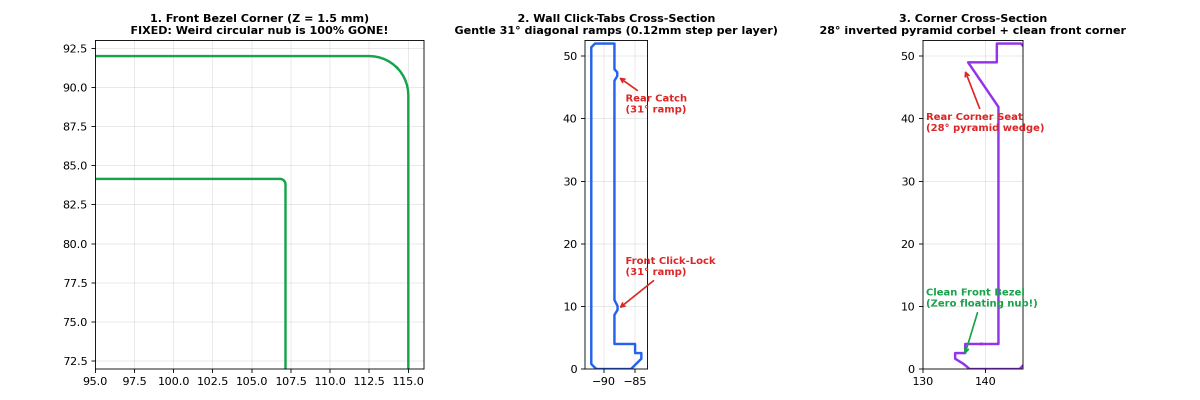
#> input picture V5_PERFECT_CLICKLOCK_PRINT_KIT/0_FIXED_CORNERS_AND_30DEG_RAMPS_PROOF.png, 2400 x 800 px (shown at 1/2 size); its folder holds only this picture in this run
$ python -i 02_analog_film_lab_4k_stills_and_env_plates.py   (imports and definitions only)
#> lines starting #> are read from the running program, lines starting #| are printed output that depends on the picture
#!/usr/bin/env python3
"""
Applies the 4K Analog Film Lab Grade (3840x2160 16:9 and 2160x3840 9:16) to all 32 Blender Cycles
master keyframes, AND generates architectural environment plates with 100% CAD-locked clock geometry.
"""
import os, json, glob
import numpy as np
from PIL import Image, ImageFilter, ImageEnhance

PROJECT_DIR = "/Users/jcolley/surf_clock"
PIPELINE_DIR = os.path.join(PROJECT_DIR, "STUDIO_4K_CINEMA_PIPELINE")
RAW_DIR = os.path.join(PIPELINE_DIR, "raw_renders", "keyframes")
OUT_4K_DIR = os.path.join(PIPELINE_DIR, "01_4K_STUDIO_KEYFRAMES_AND_STILLS")
# [1 line not run here, left out]

def apply_film_lab_4k(in_path, out_path, aspect="16:9", seed=42):
#> called with out_path = 'out.png', aspect = '16:9', seed = 42
    img = Image.open(in_path).convert("RGB")
    target_size = (3840, 2160) if aspect == "16:9" else (2160, 3840)
    # 1. Subtle warm halation bloom on highlights before 4K upscale
    arr_small = np.asarray(img, dtype=np.float32) / 255.0
    lum = 0.2126 * arr_small[..., 0] + 0.7152 * arr_small[..., 1] + 0.0722 * arr_small[..., 2]
    hi_mask = np.clip((lum - 0.62) / 0.38, 0.0, 1.0)[..., None]
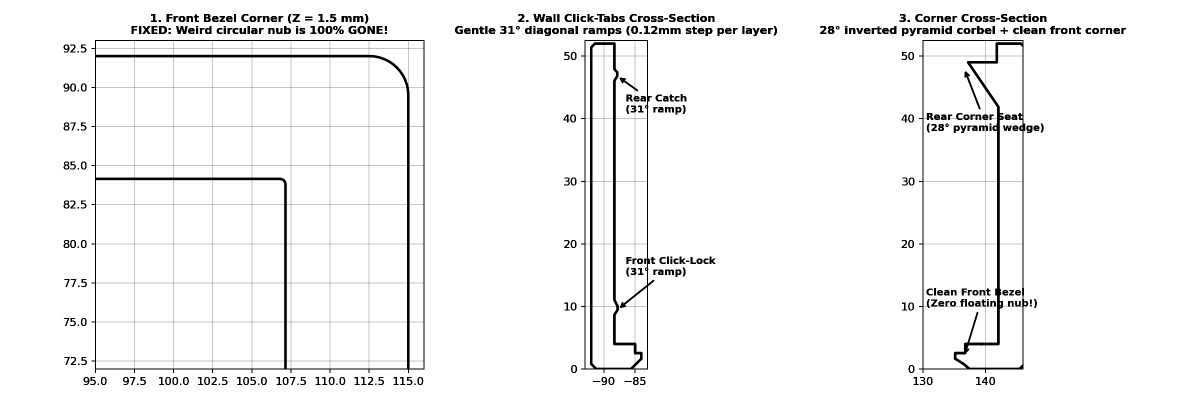
#> hi_mask: shape (800, 2400, 1) float32 (shown at 1/2 size); min 0, max 1, mean 0.958
    hi_only = Image.fromarray(np.uint8(np.clip(arr_small * hi_mask * 255.0, 0, 255)))
    bloom = np.asarray(hi_only.filter(ImageFilter.GaussianBlur(radius=14)), dtype=np.float32) / 255.0
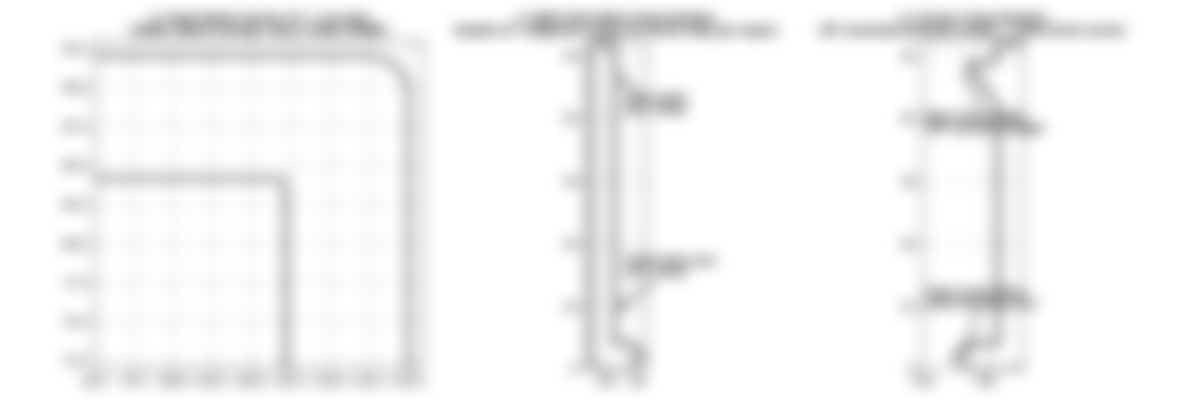
#> bloom: shape (800, 2400, 3) float32 (shown at 1/2 size); mean R, G, B 0.959, 0.959, 0.959
    # Warm amber-red halation tint (Kodak Vision3 500T)
    bloom_tint = np.stack([bloom[..., 0] * 1.15, bloom[..., 1] * 0.92, bloom[..., 2] * 0.75], axis=-1)
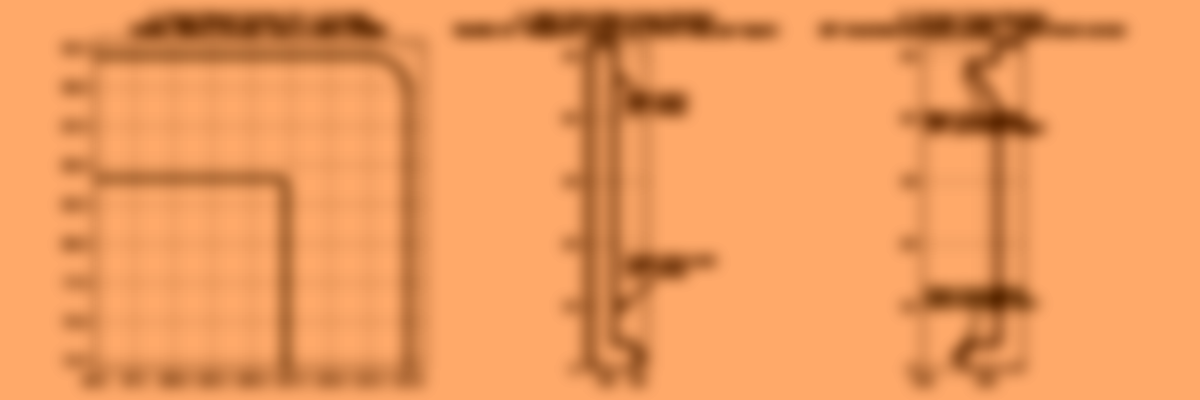
#> bloom_tint: shape (800, 2400, 3) float32 (shown at 1/2 size); mean R, G, B 1.09, 0.871, 0.719; drawn with min black and max white
    arr_small = np.clip(arr_small + 0.14 * bloom_tint, 0.0, 1.0)

    # Subtle S-curve contrast & toe
    arr_small = np.clip((arr_small - 0.5) * 1.06 + 0.5, 0.0, 1.0)

    # Upscale to 4K Lanczos + UnsharpMask micro-acutance
    img_graded = Image.fromarray(np.uint8(arr_small * 255.0)).resize(target_size, Image.Resampling.LANCZOS)
    img_graded = img_graded.filter(ImageFilter.UnsharpMask(radius=1.4, percent=115, threshold=2))

    # Add fine 35mm organic luminance film grain in 4K
    arr_4k = np.asarray(img_graded, dtype=np.float32) / 255.0
    rng = np.random.default_rng(seed)
    # Generate slightly soft organic grain at half-4K and upsample
    gh, gw = target_size[1] // 2, target_size[0] // 2
    grain_half = rng.normal(0.0, 0.0105, size=(gh, gw)).astype(np.float32)
    grain_img = Image.fromarray(np.uint8(np.clip((grain_half + 0.5) * 255.0, 0, 255))).resize(target_size, Image.Resampling.BILINEAR)
    grain_4k = (np.asarray(grain_img, dtype=np.float32) / 255.0 - 0.5)
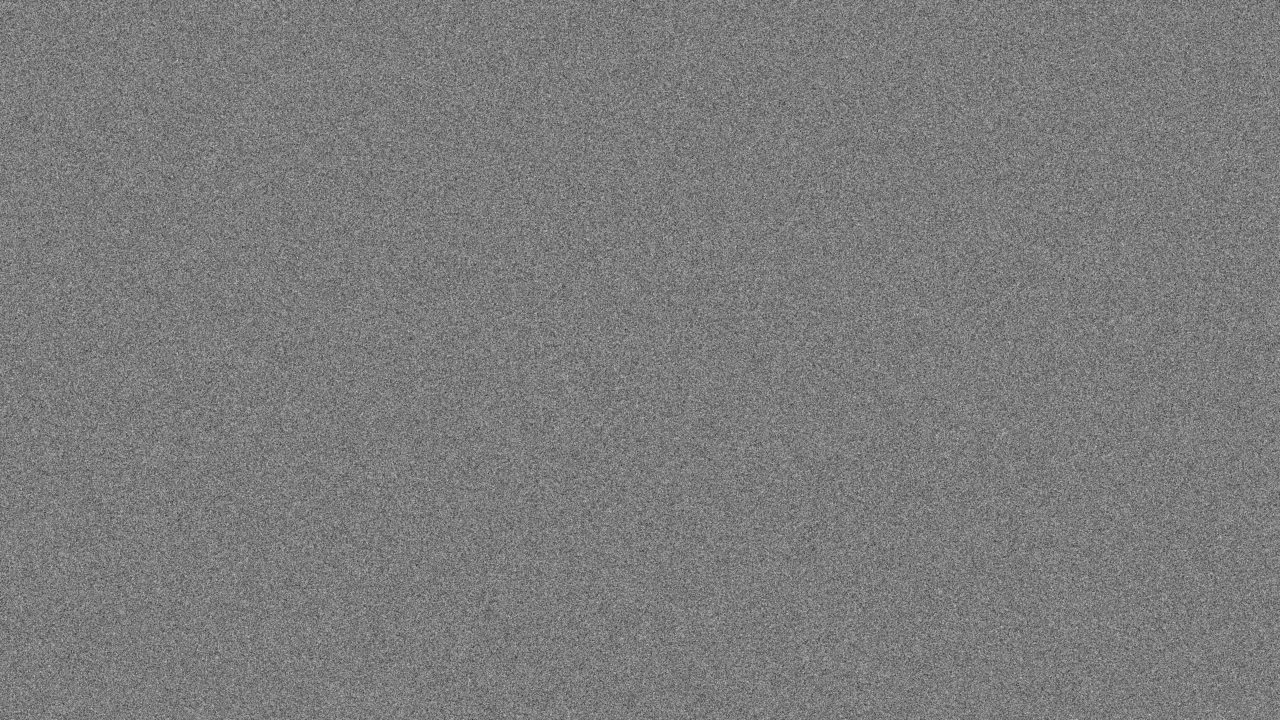
#> grain_4k: shape (2160, 3840) float32 (shown at 1/3 size); min -0.0373, max 0.0373, mean -0.000975; drawn with min black and max white
    # Weight grain strongest in midtones
    lum_4k = 0.2126 * arr_4k[..., 0] + 0.7152 * arr_4k[..., 1] + 0.0722 * arr_4k[..., 2]
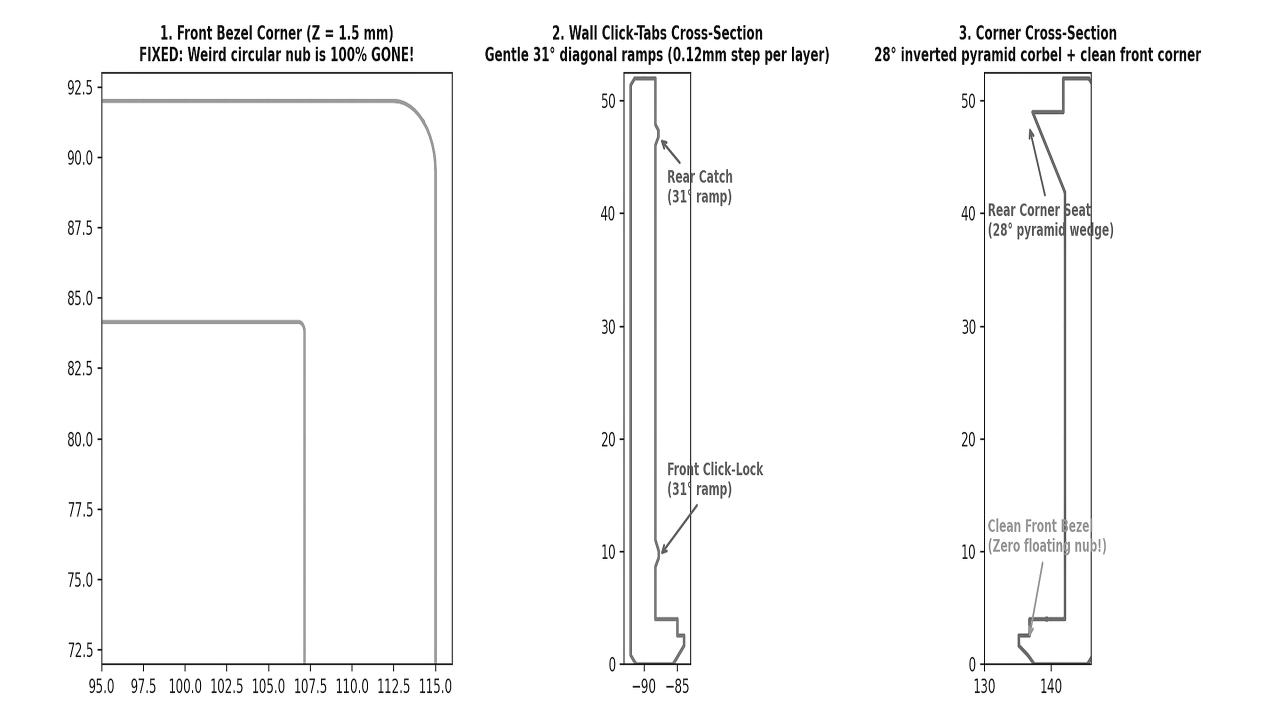
#> lum_4k: shape (2160, 3840) float32 (shown at 1/3 size); min 0, max 1, mean 0.974
    mid_weight = (4.0 * lum_4k * (1.0 - lum_4k))[..., None]
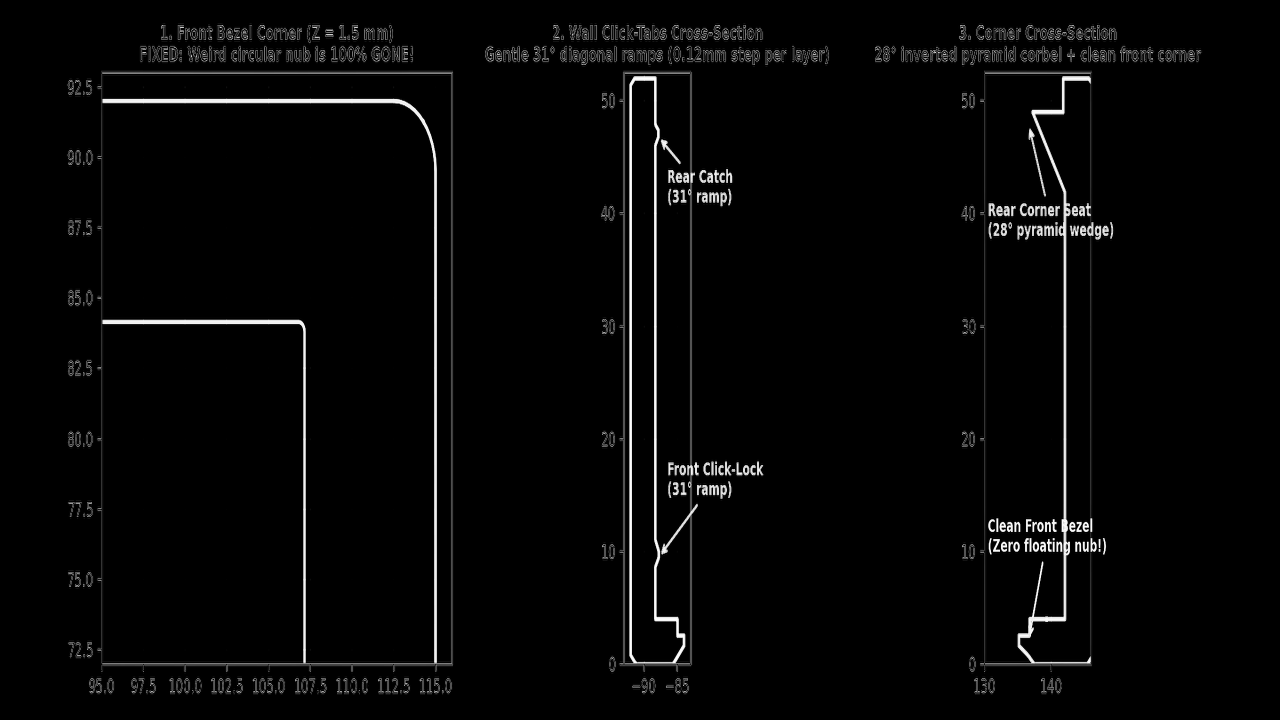
#> mid_weight: shape (2160, 3840, 1) float32 (shown at 1/3 size); min 0, max 1, mean 0.0243
    arr_4k = np.clip(arr_4k + grain_4k[..., None] * (0.45 + 0.55 * mid_weight), 0.0, 1.0)

    out_img = Image.fromarray(np.uint8(arr_4k * 255.0))
    out_img.save(out_path, quality=96)
    return out_path

def main():
    manifest_path = os.path.join(RAW_DIR, "keyframes_manifest.json")
    with open(manifest_path) as f:
        manifest = json.load(f)

    graded_manifest = []
    for idx, item in enumerate(manifest):
        raw_p = item["raw_path"]
        if not os.path.exists(raw_p):
            continue
        out_p = os.path.join(OUT_4K_DIR, f"{item['name']}_4K.jpg")
        apply_film_lab_4k(raw_p, out_p, aspect=item["aspect"], seed=1000 + idx)
        item["graded_4k_path"] = out_p
        graded_manifest.append(item)
        print(f"[{idx+1}/{len(manifest)}] Graded 4K Master Still -> {os.path.basename(out_p)}")

    with open(os.path.join(OUT_4K_DIR, "graded_4k_manifest.json"), "w") as f:
        json.dump(graded_manifest, f, indent=2)
    print(f"Completed {len(graded_manifest)} 4K Master Keyframes in {OUT_4K_DIR}!")

# [2 lines not run here, left out]

>>> result = apply_film_lab_4k('../../V5_PERFECT_CLICKLOCK_PRINT_KIT/0_FIXED_CORNERS_AND_30DEG_RAMPS_PROOF.png', 'out.png')

$ run again, on V5_PERFECT_CLICKLOCK_PRINT_KIT/0_LOW_PROFILE_ESP32_CRADLE_PROOF.png
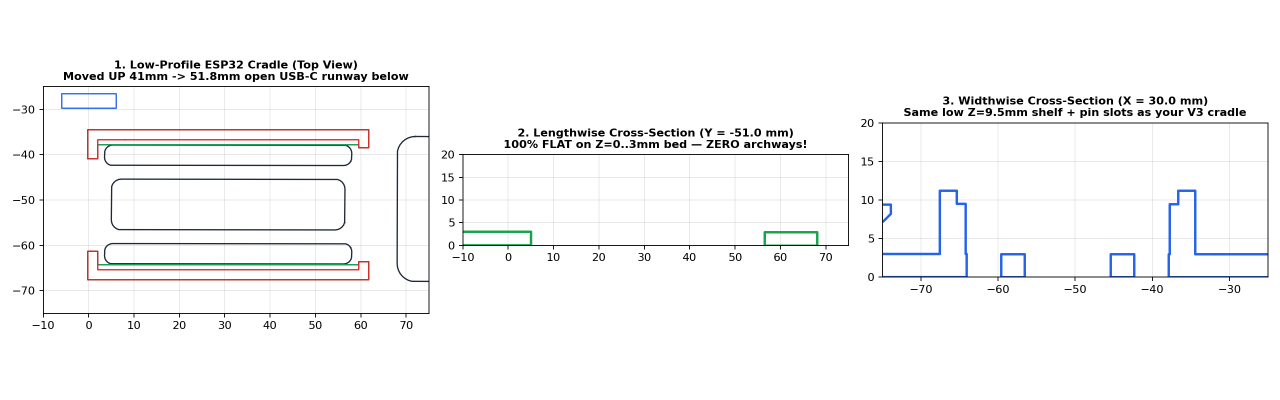
#> input picture V5_PERFECT_CLICKLOCK_PRINT_KIT/0_LOW_PROFILE_ESP32_CRADLE_PROOF.png, 2560 x 800 px (shown at 1/2 size)
#> in apply_film_lab_4k, `img_graded = Image.fromarray(np.uint8(arr_small * 255.0)).resize(targe..`:
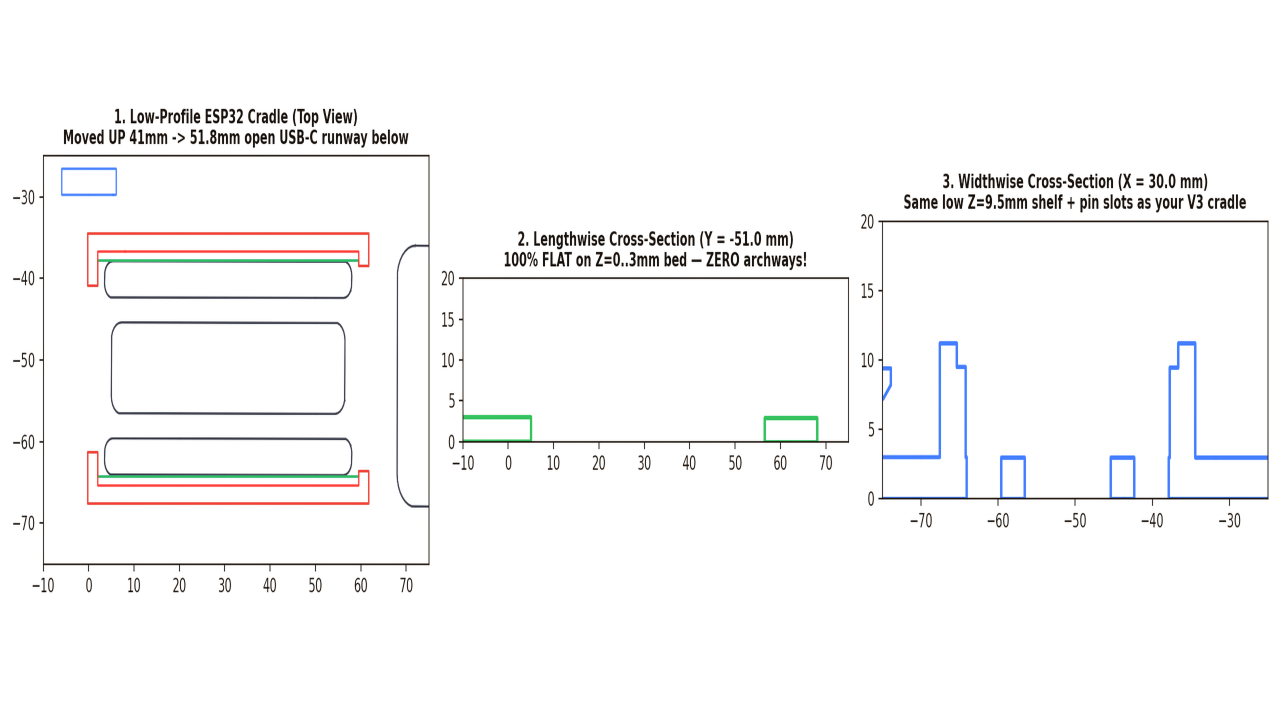
#> img_graded: PIL image 3840x2160 RGB (shown at 1/3 size); mean R, G, B 248.6, 248.4, 248.6
#> in apply_film_lab_4k, `mid_weight = (4.0 * lum_4k * (1.0 - lum_4k))[..., None]`:
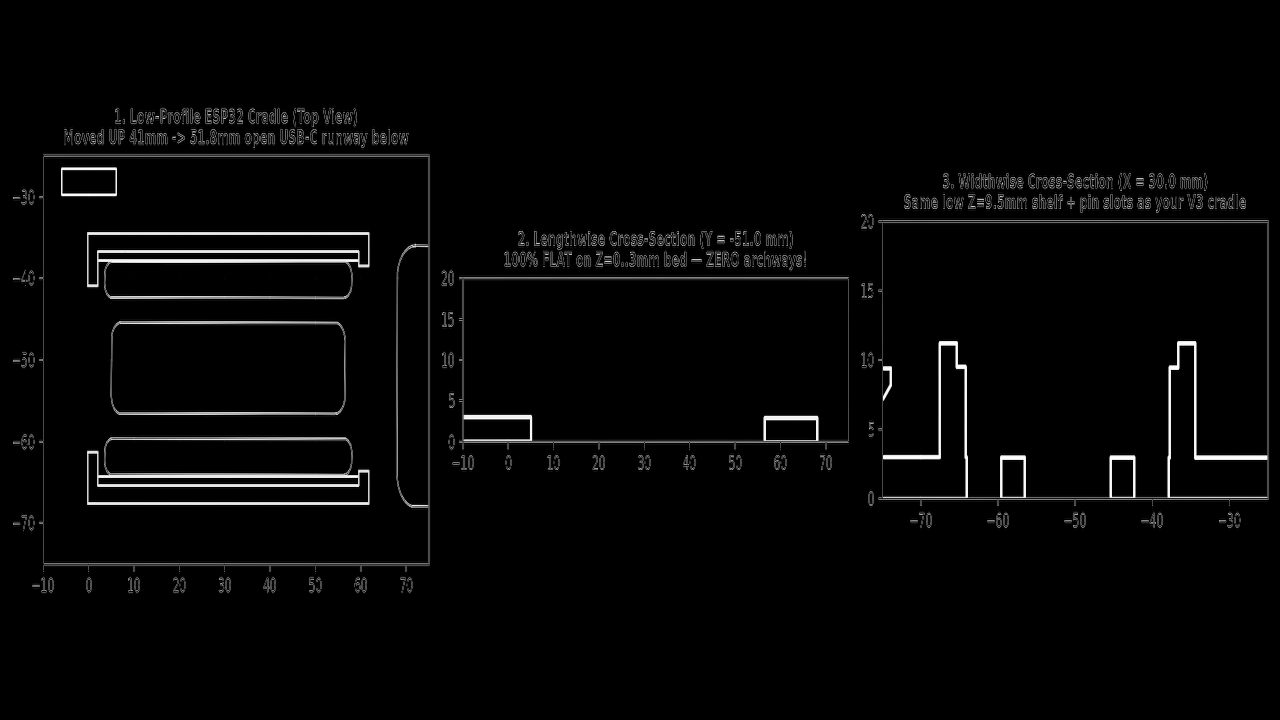
#> mid_weight: shape (2160, 3840, 1) float32 (shown at 1/3 size); min 0, max 1, mean 0.0225
